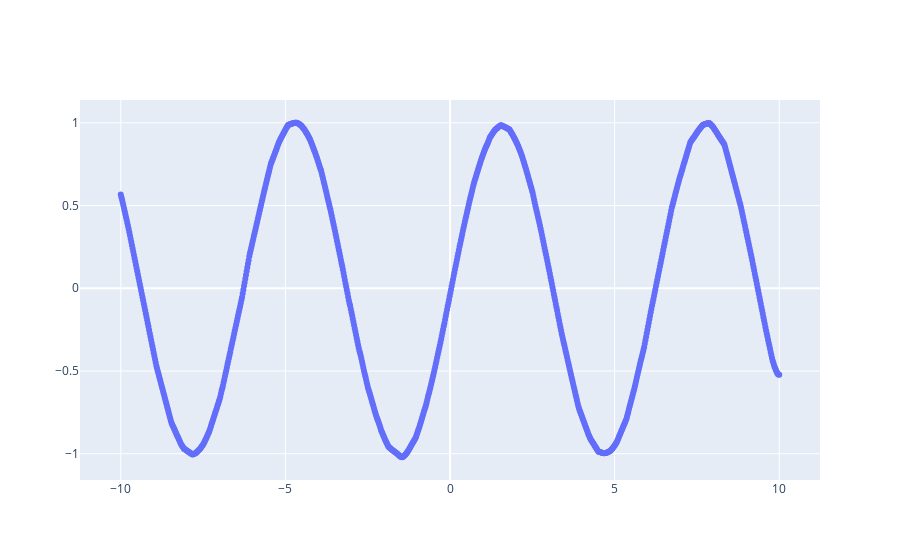

Source (notebook cell):
### Code cell
fig = go.Figure()
fig.add_trace(go.Scatter(x=test_x, y=res,mode="markers"))
fig.show()

### Figure 1 — Plotly figure (JSON) as saved in the notebook; plotly's stock layout.template omitted (floating-point values rounded to 4 significant figures; data arrays with more than 128 entries replaced by an {"elided": "..."} marker saying what was removed)
{"data": [{"mode": "markers", "type": "scatter", "x": {"elided": "1000 float values"}, "y": {"elided": "1000 float values"}}], "layout": {}}
